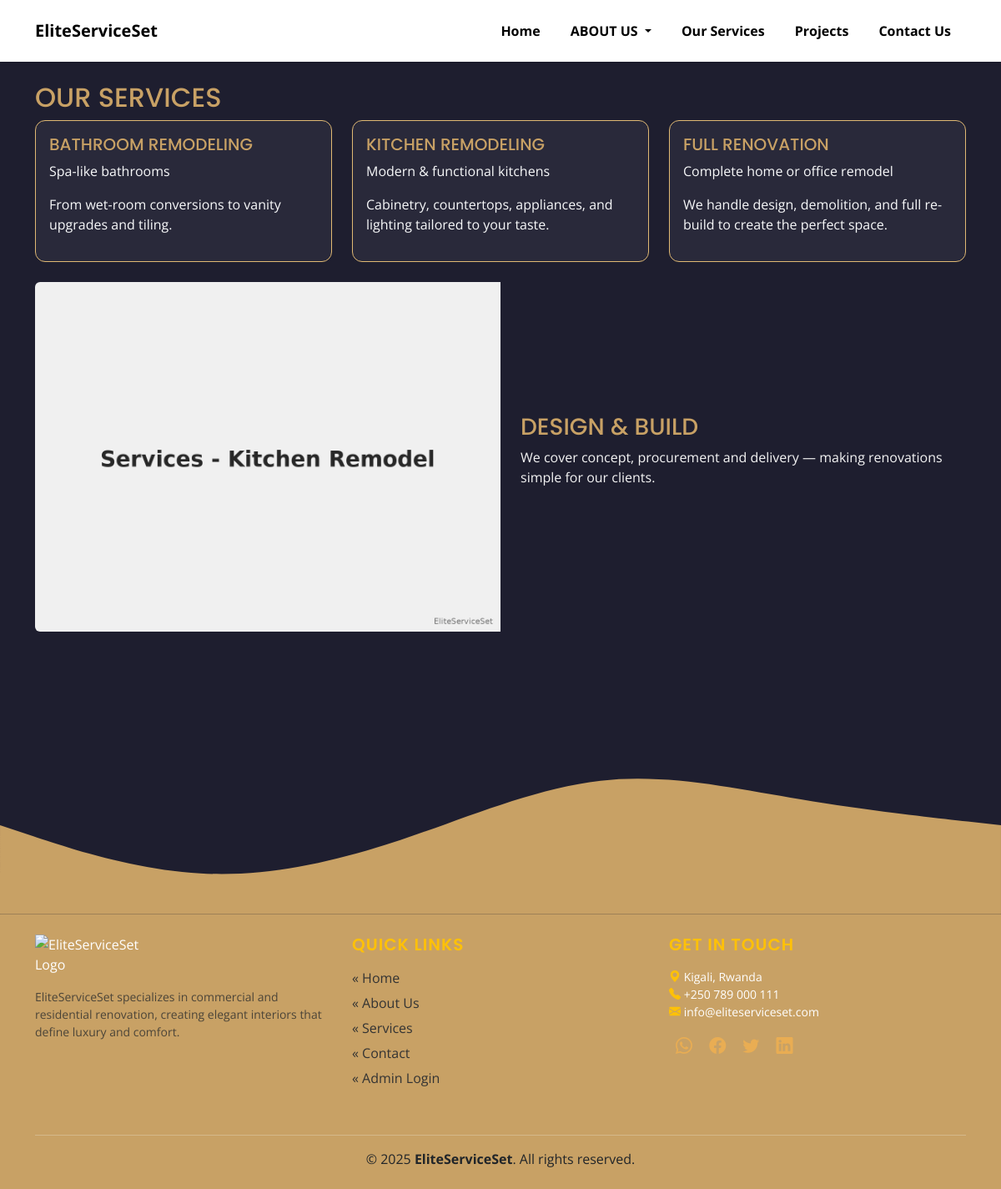
/services.php, run on the app's committed database.
### tables this page shows
CREATE TABLE IF NOT EXISTS `services` (
  `id` INT AUTO_INCREMENT PRIMARY KEY,
  `title` VARCHAR(255) NOT NULL,
  `short` VARCHAR(255),
  `details` TEXT,
  `icon` VARCHAR(100),
  `created_at` TIMESTAMP DEFAULT CURRENT_TIMESTAMP
);

### inc/functions.php (called while the page is built)
<?php
function esc($s){ return htmlspecialchars($s, ENT_QUOTES); }

### services.php (the view)
<?php require 'inc/db.php'; require 'inc/functions.php'; $title='Services - EliteServiceSet'; include 'inc/header.php'; $services = $pdo->query("SELECT * FROM services ORDER BY id DESC")->fetchAll(); ?>
<section>
    <h2>Our Services</h2>
    <div class="row"><?php foreach($services as $s): ?><div class="col-md-4 mb-4">
            <div class="card h-100 " style="border:1px solid #E0B973">
                <div class="card-body">
                    <h5><?=esc($s['title'])?></h5>
                    <p class="text-light"><?=esc($s['short'])?></p>
                    <p class="text-light"><?=nl2br(esc($s['details']))?></p>
                </div>
            </div>
        </div><?php endforeach; ?></div>
</section>
<section class="mb-5">
    <div class="row g-0 align-items-center">
        <div class="col-md-6"><img src="assets/uploads/services_block.jpg" class="img-fluid rounded-start"
                alt="services" style="width:100%;height:100%;object-fit:cover;" /></div>
        <div class="col-md-6 p-4">
            <h3>Design & Build</h3>
            <p>We cover concept, procurement and delivery — making renovations simple for our clients.</p>
        </div>
    </div>
</section>
<?php include 'inc/footer.php'; ?>

### assets/css/style.css (style rules this page uses)
body { font-family: 'Helvetica Neue', Arial, sans-serif; background:#fff;color:#222; }

### assets/css/theme.css (style rules this page uses)
:root { --primary:#1E1E2F;--accent-gold:#C8A165;--accent-gold-2:#E0B973; --secondary:#F4F4F4;--highlight:#A68A53;--text-main:#333;--nav-bg:rgba(30,30,47,0.95); }
body { background:var(--primary);color:var(--secondary);font-family:'Open Sans',sans-serif;margin:0; }
h1,h2,h3,h4,h5 { font-family:'Poppins',sans-serif;text-transform:uppercase;color:var(--accent-gold); }
.card { background:rgba(255,255,255,0.05);border:2px solid #E0B973;border-radius:12px;transition:.3s; }

### data on the page
services: title "BATHROOM REMODELING", short "Spa-like bathrooms", details "From wet-room conversions to vanity upgrades and tiling."
services: title "KITCHEN REMODELING", short "Modern & functional kitchens", details "Cabinetry, countertops, appliances, and lighting tailored to your taste."
services: title "FULL RENOVATION", short "Complete home or office remodel", details "We handle design, demolition, and full re-build to create the perfect space."
